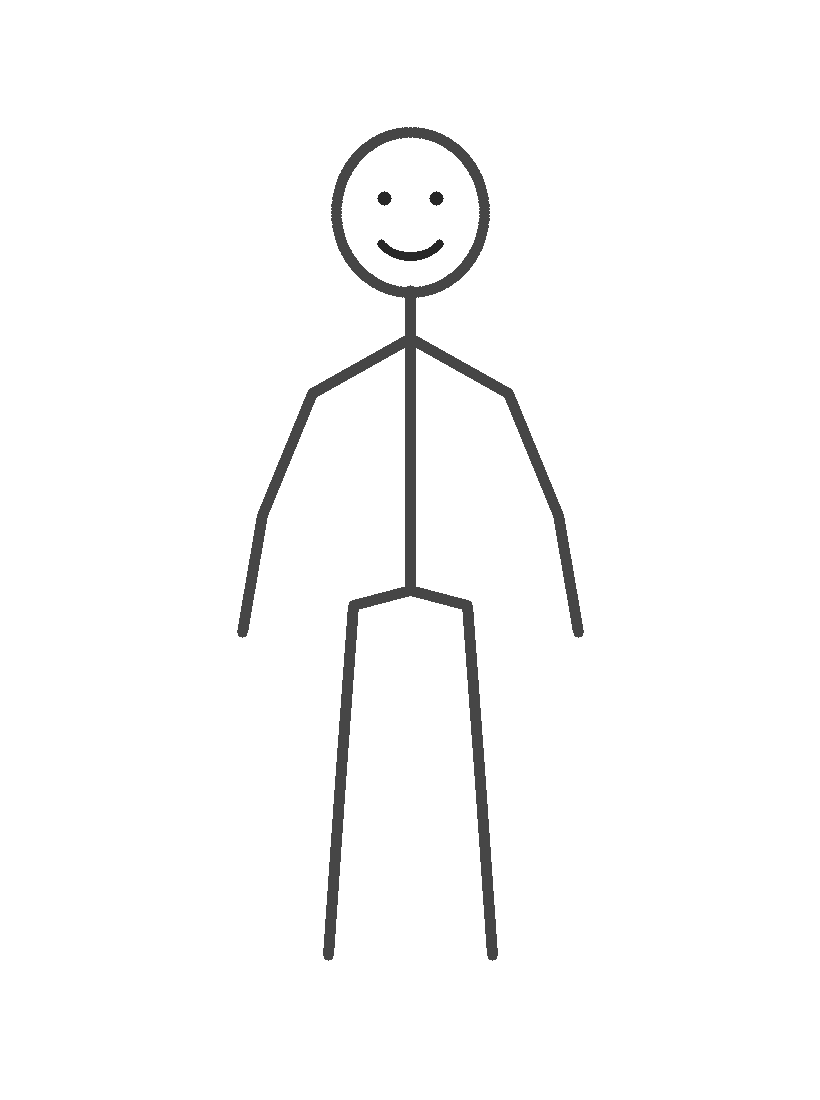
#> input picture tools/stub-server/sample-drawing.png, 820 x 1100 px, given in place of problem-fall.png, which was not available
$ python card_fit.py
#> lines starting #> are read from the running program, lines starting #| are printed output that depends on the picture; after the words box and inside, x2 and y2 are one past the last pixel; in counts of white or black regions, pixels touching at a corner belong together
"""카드 그림을 카드 위쪽 칸 비율에 맞춘다 (2026-11-03 사용자 「칸 크기 때문에 좀 잘려」).

칸은 가로 1.55 : 세로 1 (카드 9:10 의 위쪽 58%). 정사각 그림을 꽉 채우면 위아래가 3할 가까이 잘렸다.
그려진 곳(흰 바탕이 아닌 곳)을 찾아 여백을 조금 두고 자르고, 모자라는 쪽은 흰 종이로 이어 붙여 1.55:1 로 —
잘리는 곳 없이 칸에 가장 크게 들어간다. 그림 바탕은 흰색 그대로(그림 내용)."""
import numpy as np
from PIL import Image
import process as P

AR = 1.55
OUT_W = 620

def fit(src, dst):
    im = Image.open(src).convert("RGB"); a = np.asarray(im).astype(int)
#> after `a = np.asarray(im).astype(int)`:
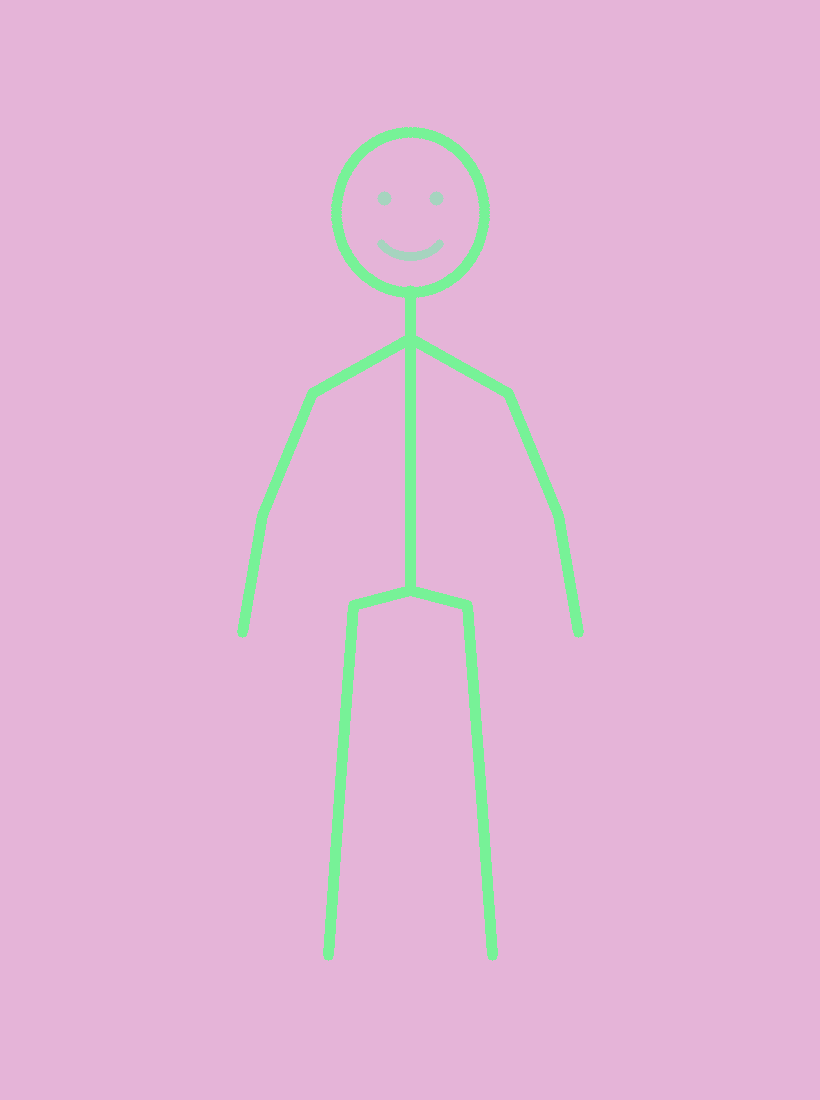
#> a: shape (1100, 820, 3) int64; 3 distinct labels, from 40 to 255; one colour per label, 0 black
    ink = (a < 236).any(axis=2)
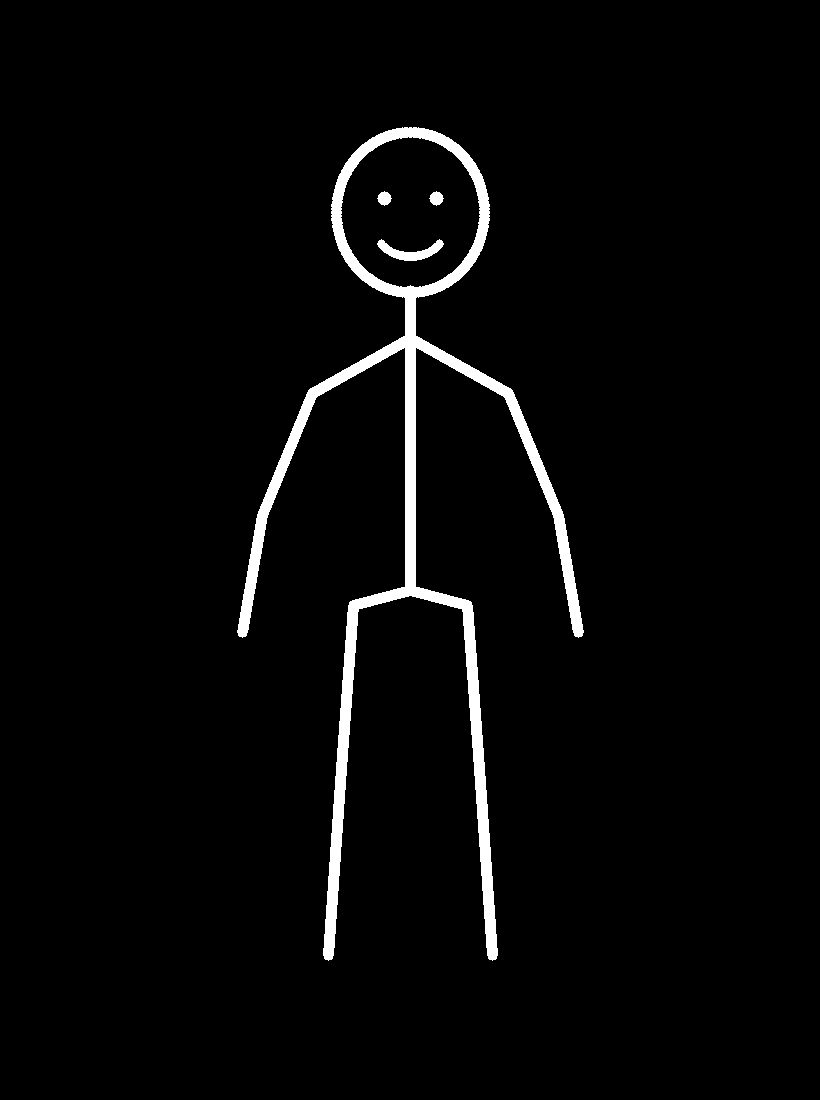
#> ink: shape (1100, 820) bool; 2.9% white; 4 white regions, box (x1, y1, x2, y2) and area: (237, 127, 584, 961) 25078, (377, 239, 444, 261) 615, (377, 191, 392, 206) 149, (429, 191, 444, 206) 149
    ys, xs = np.nonzero(ink)
    # 흩어진 점(종이 결)에 끌려가지 않게 아주 바깥 0.3% 는 버린다
    y0, y1 = np.percentile(ys, [0.3, 99.7]).astype(int); x0, x1 = np.percentile(xs, [0.3, 99.7]).astype(int)
#> after `y0, y1 = np.percentile(ys, [0.3, 99.7]).astype(int)`: y0 = 129; y1 = 955
#> after `x0, x1 = np.percentile(xs, [0.3, 99.7]).astype(int)`: x0 = 241; x1 = 579
    h, w = a.shape[:2]; m = int(0.05 * max(x1 - x0, y1 - y0))
#> after `h, w = a.shape[:2]`: h = 1100; w = 820
#> after `m = int(0.05 * max(x1 - x0, y1 - y0))`: m = 41
    x0, y0, x1, y1 = max(0, x0 - m), max(0, y0 - m), min(w, x1 + m), min(h, y1 + m)
#> x0 = 200; y0 = 88; x1 = 620; y1 = 996
    cw, ch = x1 - x0, y1 - y0
#> cw = 420; ch = 908
    # 칸 비율로 넓힌다 (가로가 모자라면 가로, 세로가 모자라면 세로) — 그림 밖은 흰색
    if cw / ch < AR: tw, th = int(ch * AR), ch
#> tw = 1407; th = 908
    else: tw, th = cw, int(cw / AR)
    cx, cy = (x0 + x1) // 2, (y0 + y1) // 2
#> cx = 410; cy = 542
    L, T = cx - tw // 2, cy - th // 2
#> L = -293; T = 88
    canvas = Image.new("RGB", (tw, th), (255, 255, 255))
#> canvas: PIL image 1407x908 RGB; every value is 255
    canvas.paste(im.crop((max(0, L), max(0, T), min(w, L + tw), min(h, T + th))), (max(0, -L), max(0, -T)))
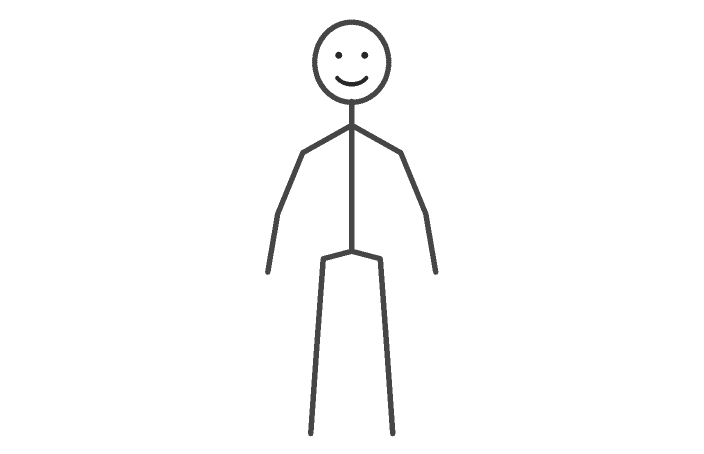
#> canvas: PIL image 1407x908 RGB (shown at 1/2 size); min 40, max 255, mean 251.2
    canvas = canvas.resize((OUT_W, int(OUT_W / AR)), Image.LANCZOS)
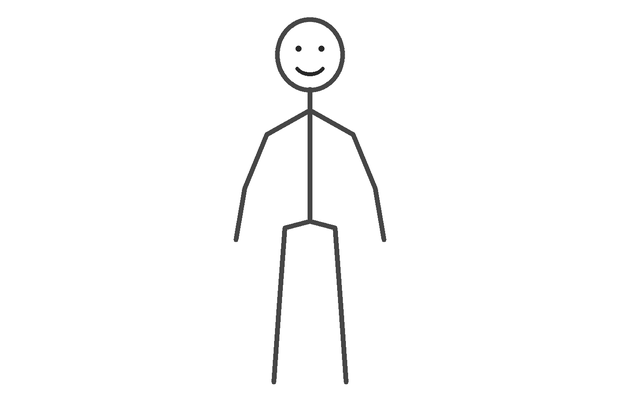
#> canvas: PIL image 620x400 RGB; min 16, max 255, mean 251.1
    canvas.save(dst, "WEBP", quality=84, method=6)
    return round((cw * ch) / (w * h), 2)

if __name__ == "__main__":
    for kind, ids in P.CARD_IDS.items():
        for cid in ids:
#> (the run stopped early here; a loop or call above may not have finished)
